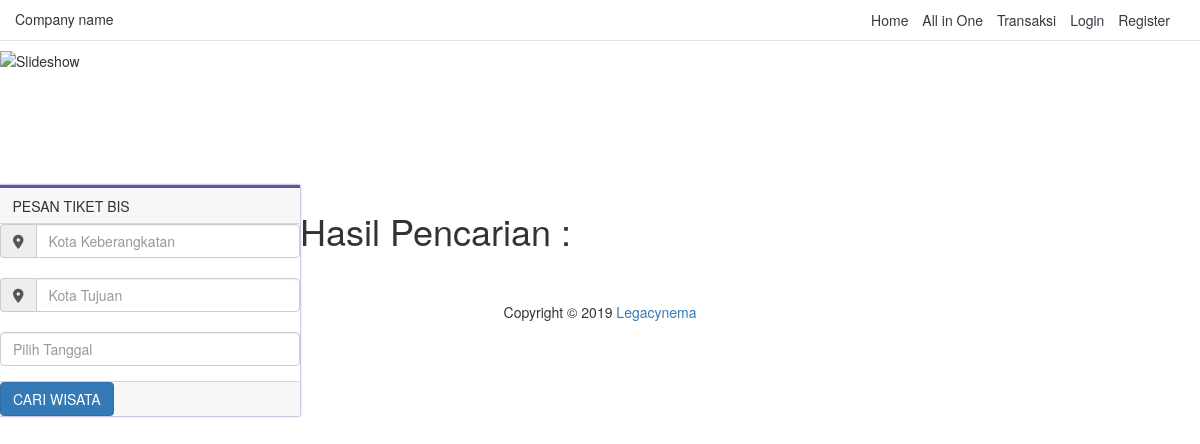
/index.php/input/bus, run on an earlier commit of the app's database.
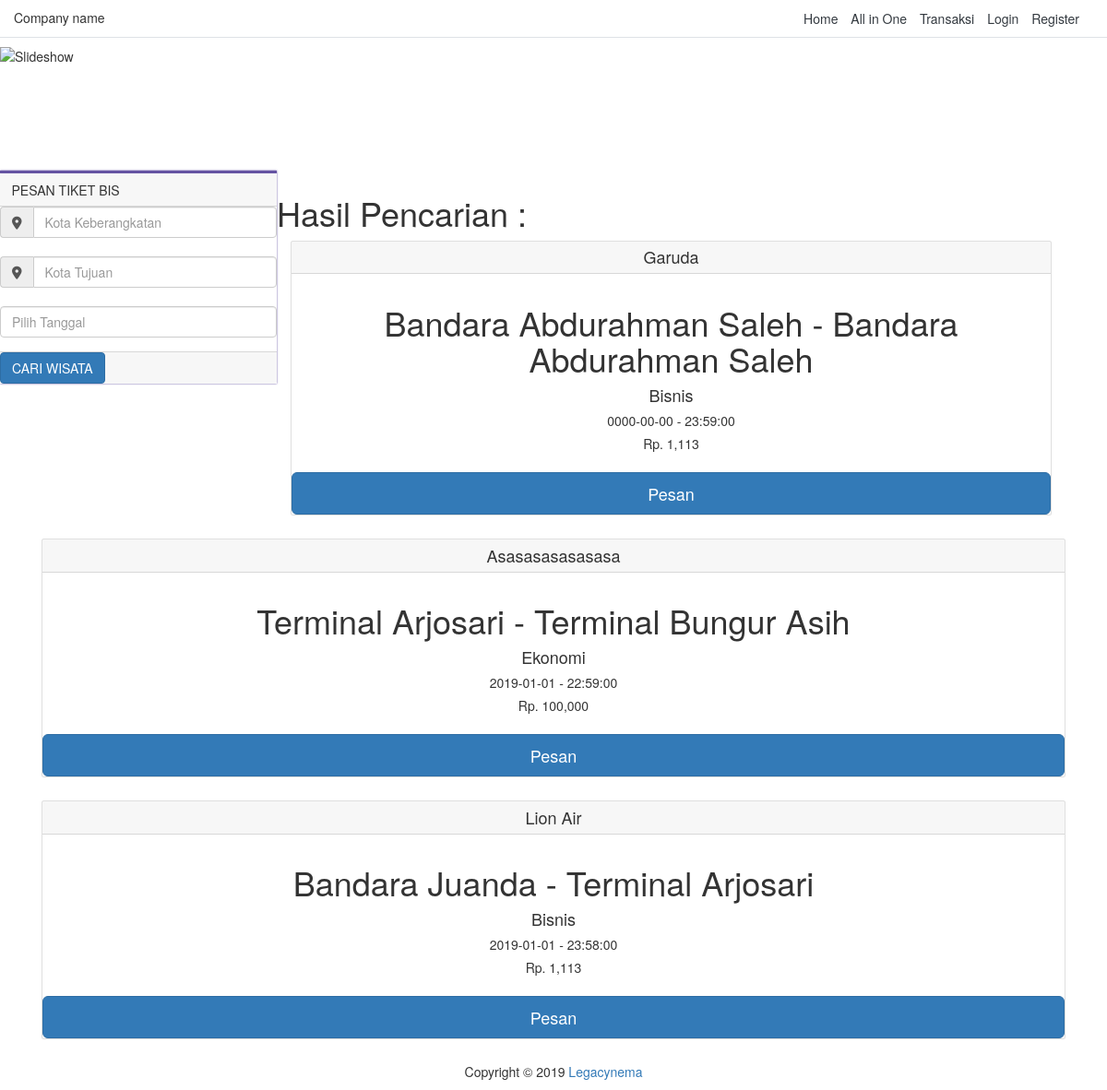
And on a later commit of the database.
### tables this page shows
CREATE TABLE `transport` (
  `id_transport` int(11) NOT NULL,
  `class` int(11) DEFAULT NULL,
  `jenis_transport` int(11) NOT NULL,
  `nama_transp` varchar(50) NOT NULL,
  `tanggal` date NOT NULL,
  `tempat_asal` int(11) DEFAULT NULL,
  `tempat_tujuan` int(11) DEFAULT NULL,
  `jam_berangkat` time NOT NULL,
  `jam_tiba` time NOT NULL,
  `foto` varchar(255) NOT NULL DEFAULT 'default.jpg',
  `kisaran` varchar(50) DEFAULT NULL,
  `harga` int(11) NOT NULL,
  `post_date` date NOT NULL
);

CREATE TABLE `tempat_transport` (
  `id_tempat` int(11) NOT NULL,
  `nama_tempat` varchar(50) NOT NULL,
  `jenis_tempat` int(11) NOT NULL,
  `id_kota` int(11) NOT NULL
);

CREATE TABLE `class` (
  `id_class` int(11) NOT NULL,
  `nama_class` varchar(50) NOT NULL
);

### application/controllers/Input.php (called while the page is built, shortened)
<?php
class Input extends CI_Controller {
	public function __construct()
	{
		$this->load->model(array(
			"Model_penginapan",
			"Model_jenisPenginapan",
			"Model_transport",
			"Model_tempatTransport",
			"Model_jenisTransport",
			"Model_jenisTempat",
			"Model_kota",
			"Model_class",
			"Model_wisata",
			"Model_transaksi",
			"Model_paket",
			"Model_user",
			"Model_admin",
			"Model_super_admin",
			"Model_paketWisata"
		));
	}
	public function bus()
	{
		$this->load->view('navbar');
		$this->load->view('input/bus');
		$this->load->view('footer');
	}
}

### index.php (called while the page is built, shortened)
<?php
require_once BASEPATH.'core/CodeIgniter.php';

### application/views/input/bus.php (the view, shortened to what this page needs)
<!DOCTYPE html>
<html lang="en">
<head>
  <link href="https://maxcdn.bootstrapcdn.com/bootstrap/4.0.0-alpha.6/css/bootstrap.min.css" rel="stylesheet">
  <link rel="stylesheet" href="<?= base_url('node_modules/') ?>bootstrap/dist/css/bootstrap.css">
</head>
<body>
  <div class="aem-Grid aem-Grid--12 aem-Grid--default--12  ">
    <div class="slideshow aem-GridColumn aem-GridColumn--default--12">
      <div class="slideshow-image full-width">
        <div style="position:relative">
          <img src="<?= base_url('assets/') ?>img/bannerbus.jpg" class="d-block w-100" height="100%" alt="Slideshow">
        </div>
      </div>
    </div>
    <div class="book-flight-partner aem-GridColumn aem-GridColumn--default--12">
      <div class="col-lg-3 col-md-5 col-sm-6 col-xs-12 parent-book-partner no-gutters p-0" style="top: 114px;">
        <div class="card" style="border: 0;border-radius: 0 !important;border-top: 3px solid #6553a2;box-shadow: 0px 0px 2px #6553a2;">
          <form id="book-flight-form" novalidate="novalidate">
            <div class="card-header indt-book-header">
              PESAN TIKET BIS
            </div>
            <div class="card-block indt-book-body">
              <div class="input-group">
                <span class="input-group-addon" id="basic-addon1"><i class="fas fa-map-marker-alt"></i></span>
                <input id="origin" name="origin" type="text" class="form-control ui-autocomplete-input" placeholder="Kota Keberangkatan" aria-describedby="basic-addon1" autocomplete="off">
              </div>
              <br>
              <div class="input-group">
                <span class="input-group-addon" id="basic-addon1"><i class="fas fa-map-marker-alt"></i></span>
                <input id="origin" name="origin" type="text" class="form-control ui-autocomplete-input" placeholder="Kota Tujuan" aria-describedby="basic-addon1" autocomplete="off">
              </div>
              <br>
              <div class="row">
                <div class="col-12" id="parent-first-flight">
                  <div class="form-group">
                    <input type="text" onfocus="(this.type='date')" class="form-control" id="datetimepicker1" name="first-flight-date" placeholder="Pilih Tanggal" aria-describedby="basic-addon1">
                  </div>
                </div>
              </div>
            </div>
            <div class="card-footer text-muted" style="padding: 0;">
              <button id="searchTravel" type="submit" class="btn btn-primary btn-book-flight">CARI WISATA</button>
            </div>
          </form>
        </div>
      </div>
    </div>
  </div>
  <br><br><br><br><br><br>
  <div class="container">
    <h1>Hasil Pencarian :</h1>
    <?php
    $this->db->select(
			't.id_transport as id,
			c.nama_class,
			jt.nama_transport,
			t.nama_transp,
			t.tanggal,
			tt.nama_tempat as berangkat,
			tb.nama_tempat as tiba,
			t.jam_berangkat,
			t.jam_tiba,
			t.kisaran,
			t.harga
			'
		);
		$this->db->join('class as c', 'c.id_class = t.class');
		$this->db->join('jenis_transport as jt', 'jt.id_transport = t.jenis_transport');
		$this->db->join('tempat_transport as tb', 'tb.id_tempat = t.tempat_tujuan');
		$this->db->join('tempat_transport as tt', 'tt.id_tempat = t.tempat_asal');
		$query = $this->db->get_where('transport as t', array('jt.nama_transport' => 'Bus'));
		foreach ($query->result_array() as $trans) :
    ?>
    <div class="card-deck mb-3 text-center">
      <div class="card mb-4 shadow-sm">
        <div class="card-header">
          <h4 class="my-0 font-weight-normal"><?= $trans['nama_transp'] ?></h4>
        </div>
        <div class="card-body">
          <h1 class="card-title pricing-card-title"><?= $trans['berangkat'] ?> - <?= $trans['tiba'] ?></h1>
          <h4><?= $trans['nama_class'] ?> </h4>
          <h5><?= $trans['tanggal'] ?> - <?= $trans['jam_berangkat'] ?></h5>
          <h5>Rp. <?= number_format($trans['harga'])?></h5>
        </div>
        <button type="button" class="btn btn-lg btn-block btn-primary">Pesan</button>
      </div>
    </div>
    <?php endforeach; ?>
  </div>
</body>
</html>

What changed in the data, as far as the page shows it:
added transport: nama_transp "Garuda", tempat_asal.nama_tempat "Bandara Abdurahman Saleh", class.nama_class "Bisnis", tanggal "0000-00-00", jam_berangkat "23:59:00", harga "1,113"
added transport: nama_transp "Asasasasasasasa", tempat_asal.nama_tempat "Terminal Arjosari", tempat_tujuan.nama_tempat "Terminal Bungur Asih", class.nama_class "Ekonomi", tanggal "2019-01-01", jam_berangkat "22:59:00", harga "100,000"
added transport: nama_transp "Lion Air", tempat_asal.nama_tempat "Bandara Juanda", tempat_tujuan.nama_tempat "Terminal Arjosari", class.nama_class "Bisnis", tanggal "2019-01-01", jam_berangkat "23:58:00", harga "1,113"
